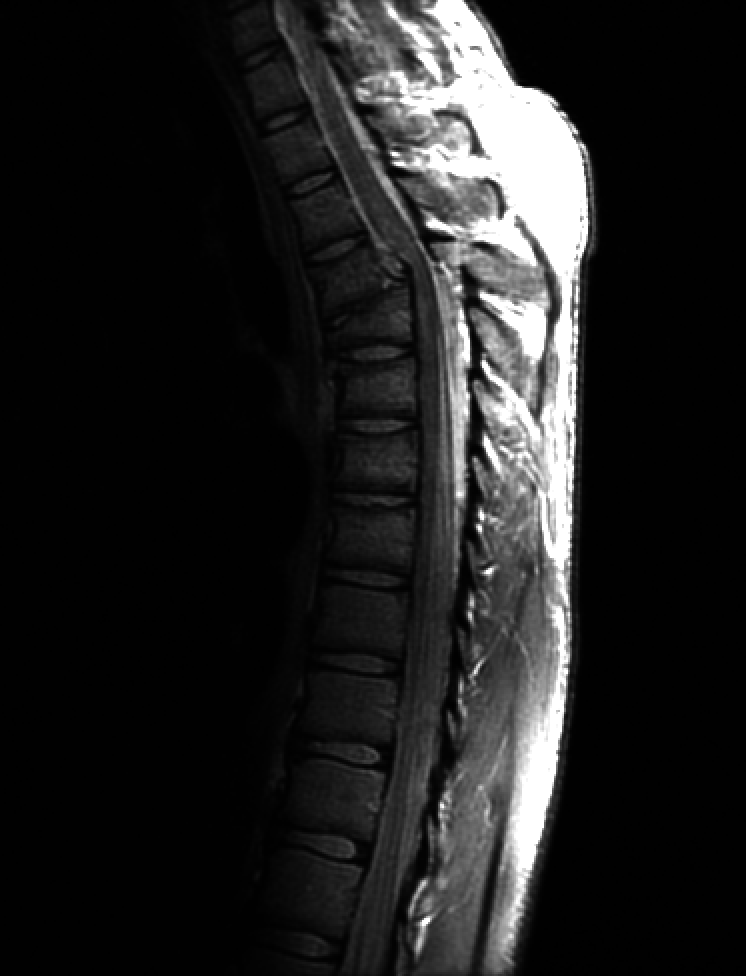
#> input picture histo.tif, 746 x 976 px
$ python image2.py
#> lines starting #> are read from the running program, lines starting #| are printed output that depends on the picture
#> the answer given: 3
from PIL import Image, ImageDraw
import cv2
import numpy as np
def value(input_image,input_pixels,offset,l,draw):
    for x in range(offset, input_image.width - offset):
        for y in range(offset, input_image.height - offset):
            acc=0
            for a in range(len(l)):
                for b in range(len(l)):
                    xn = x + a - offset
                    yn = y + b - offset
                    pixel = input_pixels[xn, yn]
                    acc+= pixel * l[a][b]
            draw.point((x, y), (int(acc), int(acc), int(acc)))

def filter(type):
#> called with type = 3
    input_image = Image.open("histo.tif")
#> input_image is the input picture: PIL image 746x976 L; min 0, max 255, mean 32.6
    input_pixels = input_image.load()
    img2 = cv2.imread('histo.tif',0)
    l=[]
    if(type==1):
            for y in range(3):
             l.append(map(float,raw_input("enter  row"+str(y+1)+" coefficients :").split()))
    if(type==2):
        l=[[-1, -1, -1],[-1, 9, -1],[-1, -1, -1]]
    elif(type==3):
        #l = [[1/16.0, 2/16.0, 1/16.0],[2/16.0, 4/16.0, 2/16.0],[2/16.0, 2/16.0, 1/16.0]]
        l=[[1/9.0, 1/9.0, 1/9.0],[1/9.0, 1/9.0, 1/9.0],[1/9.0, 1/9.0, 1/9.0]]
    print(l)

    offset = len(l) // 2


    output_image = Image.new("RGB", input_image.size)
#> output_image: PIL image 746x976 RGB; every value is 0
    draw = ImageDraw.Draw(output_image)
    value(input_image,input_pixels,offset,l,draw)


    output_image.save("output.tif")


#l = [[-1, -1, -1],[-1, 9, -1],[-1, -1, -1]]
#l = [[1/16.0, 2/16.0, 1/16.0],[2/16.0, 4/16.0, 2/16.0],[2/16.0, 2/16.0, 1/16.0]]
print("1- enter  coefficients of the mask")
print("2-Enhancement Using the Laplacian")
print("3-unsharp Masking")
type=int(raw_input("enter Number : "))

filter(type)
img = cv2.imread('output.tif',0)
#> img: shape (976, 746); min 0, max 255, mean 32.4
img2 = cv2.imread('histo.tif',0)
if(type==3):
    res = np.hstack(((img2-img)+img2, img2))
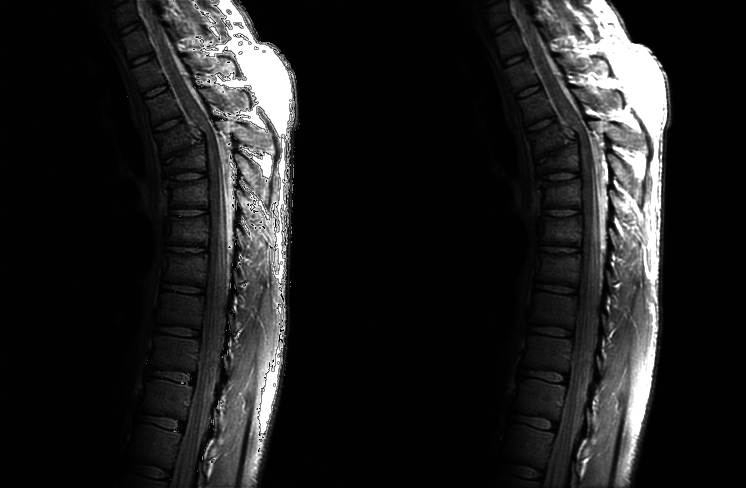
#> res: shape (976, 1492) (shown at 1/2 size); min 0, max 255, mean 31.6
else:
    res = np.hstack((img, img2))


cv2.imshow("output_image",res)
k = cv2.waitKey(0)
#> (key Esc is pressed here)
if k == 27:         # wait for ESC key to exit
    cv2.destroyAllWindows()
